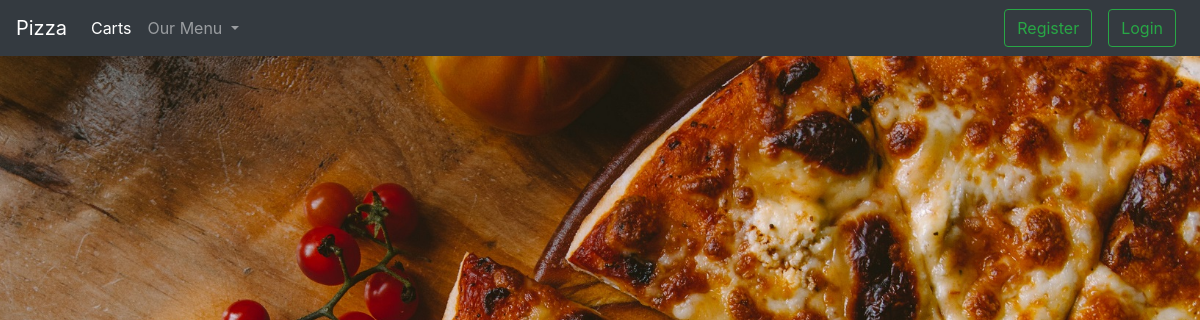
The app's page /6/menus, older data.
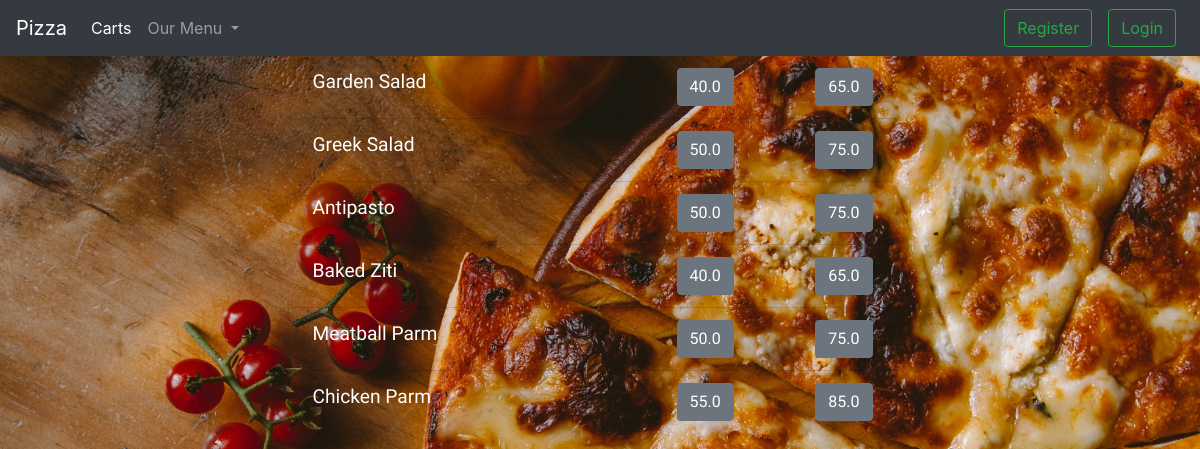
The same page, newer data.
### pizza/models.py (models this page shows)
class Size(models.Model):
    small = models.FloatField(default=0.0)
    large = models.FloatField(default=0.0)
    menu = models.ForeignKey(Menu, on_delete=models.CASCADE)
    def __str__(self):
        return f"{self.menu}, {self.small}, {self.large}"

class Menu(models.Model):
    item = models.CharField(max_length=64)
    type = models.ForeignKey(Type, on_delete=models.CASCADE)
    def __str__(self):
        return f"{self.type}, {self.item}"

### pizza/views.py (the view)
# urls.py: path("<int:item_id>/menus", views.menus, name="menus"),
def menus(request, item_id):
    items = Menu.objects.filter(type=item_id)
    print(items)
    food = [Size.objects.filter(menu=i) for i in items]
    print(food)
    category = Type.objects.all()
    context = {
        'food': [i[0] for i in food],
        'toppings': Topping.objects.all(),
        'category': category
    }
    return render(request, "pizza/menu.html", context)

### pizza/models.py (called while the page is built)
    def __str__(self):
        return f"{self.name}"

### pizza/templates/pizza/menu.html (shortened to what this page needs)
{% extends "pizza/layout.html" %}
{% block content %}
    <div id="menu">
        <div class="row align-items-center h-100">
            <div class="right-side">
            <ul class="col-md list-group list-group-flush bg-transparent">
                {% for i in food %}
                    <li class="list-group-item bg-transparent">
                        <span class="food-type bg-transparent">{{ i.menu.item }}</span>
                        <form id="{{i.id}}" class="add-to-carts bg-transparent">
                        <div class="price clearfix">
                            {% if i.small %}
                                <input class="small btn btn-secondary float-left" type="submit" title="Small" name="add1" value="{{i.small}}">
                            {% endif %}
                            <input class="large btn btn-secondary float-right" type="submit" title="Large" name="add2" value="{{i.large}}">
                        </div>
                        </form>
                    </li>
                {% endfor %}
            </ul>
            </div>
        </div>
    </div>
{% endblock %}

### pizza/templates/pizza/layout.html (shortened to what this page needs)
{% load static %}
<!doctype html>
<html lang="en">
  <head>
    <link rel="stylesheet" href="{% static 'app.css' %}">
    <link rel="stylesheet" href="https://stackpath.bootstrapcdn.com/bootstrap/4.4.1/css/bootstrap.min.css">
  </head>
  <body>
          <nav class="navbar navbar-dark bg-dark navbar-expand-lg my-0">
          <a class="navbar-brand" href="{% url 'index' %}">Pizza</a>
          <div class="collapse navbar-collapse" id="navbarTogglerDemo03">
            <ul class="navbar-nav mr-auto mt-2 mt-lg-0">
              <li class="nav-item active">
                <a class="nav-link" href="{% url 'carts' %}">Carts <span class="sr-only">(current)</span></a>
              </li>
              <li class="nav-item dropdown">
                  <a class="nav-link dropdown-toggle" href="#" id="navbarDropdownMenuLink" data-toggle="dropdown" aria-haspopup="true" aria-expanded="false">
                    Our Menu
                  </a>
            </li>
            </ul>
            <form class="form-inline my-lg-0">
                {% if request.user.is_authenticated%}
                    <a href="{% url 'signout' %}" class="btn btn-outline-success m-2 my-sm-0">Logout</a>
                {% else %}
                    <a href="{% url 'register' %}" class="btn btn-outline-success m-2 my-sm-0">Register</a>
                    <a href="{% url 'signin' %}" class="btn btn-outline-success m-2 my-sm-0">Login</a>
                {% endif %}
            </form>
          </div>
        </nav>
    <div class="">
        {% block content %}
        {% endblock %}
    </div>
  </body>
</html>

### pizza/static/app.css (style rules this page uses)
html, body { width:100%; margin:0; height:100%; }
* { margin: 0; padding: 0; box-sizing: border-box; color: white; }
body { background: url(pizza3.jpg) no-repeat center center fixed; background-size: cover; height: 100%; width: 100%; color: white; margin: 0; }
.food-type { float: left; }
.price { float: right; width: 35%; }
.right-side { width: 50%; margin: 0 auto; height: 100%; background-color: transparent; font-family: 'Satisfy', cursive; font-size: 1.2em; }
ul, li { background-color: transparent; }

Row changes from the older to the newer data that the page shows:
added Size: menu.item "Garden Salad", add1 "40.0", add2 "65.0"
added Size: menu.item "Greek Salad", add1 "50.0", add2 "75.0"
added Size: menu.item "Antipasto", add1 "50.0", add2 "75.0"
added Size: menu.item "Baked Ziti", add1 "40.0", add2 "65.0"
added Size: menu.item "Meatball Parm", add1 "50.0", add2 "75.0"
added Size: menu.item "Chicken Parm", add1 "55.0", add2 "85.0"
